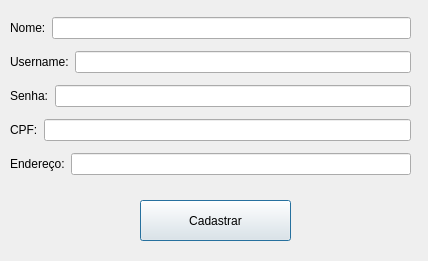
<?xml version="1.0" encoding="UTF-8"?>
<ui version="4.0">
 <class>cadastroCliente</class>
 <widget class="QDialog" name="cadastroCliente">
  <property name="geometry">
   <rect>
    <x>0</x>
    <y>0</y>
    <width>428</width>
    <height>261</height>
   </rect>
  </property>
  <property name="windowTitle">
   <string>Dialog</string>
  </property>
  <widget class="QPushButton" name="btn_cadastrar">
   <property name="geometry">
    <rect>
     <x>140</x>
     <y>200</y>
     <width>151</width>
     <height>41</height>
    </rect>
   </property>
   <property name="text">
    <string>Cadastrar</string>
   </property>
  </widget>
  <widget class="QWidget" name="">
   <property name="geometry">
    <rect>
     <x>10</x>
     <y>11</y>
     <width>401</width>
     <height>170</height>
    </rect>
   </property>
   <layout class="QVBoxLayout" name="verticalLayout">
    <item>
     <layout class="QHBoxLayout" name="horizontalLayout_4">
      <item>
       <widget class="QLabel" name="label">
        <property name="text">
         <string>Nome:</string>
        </property>
       </widget>
      </item>
      <item>
       <widget class="QLineEdit" name="txt_nome"/>
      </item>
     </layout>
    </item>
    <item>
     <layout class="QHBoxLayout" name="horizontalLayout_3">
      <item>
       <widget class="QLabel" name="label_2">
        <property name="text">
         <string>Username:</string>
        </property>
       </widget>
      </item>
      <item>
       <widget class="QLineEdit" name="txt_username"/>
      </item>
     </layout>
    </item>
    <item>
     <layout class="QHBoxLayout" name="horizontalLayout_2">
      <item>
       <widget class="QLabel" name="label_3">
        <property name="text">
         <string>Senha:</string>
        </property>
       </widget>
      </item>
      <item>
       <widget class="QLineEdit" name="txt_senha">
        <property name="echoMode">
         <enum>QLineEdit::Password</enum>
        </property>
       </widget>
      </item>
     </layout>
    </item>
    <item>
     <layout class="QHBoxLayout" name="horizontalLayout">
      <item>
       <widget class="QLabel" name="label_5">
        <property name="text">
         <string>CPF:</string>
        </property>
       </widget>
      </item>
      <item>
       <widget class="QLineEdit" name="txt_cpf">
        <property name="text">
         <string/>
        </property>
        <property name="echoMode">
         <enum>QLineEdit::Normal</enum>
        </property>
       </widget>
      </item>
     </layout>
    </item>
    <item>
     <layout class="QHBoxLayout" name="horizontalLayout_5">
      <item>
       <widget class="QLabel" name="label_4">
        <property name="text">
         <string>Endereço:</string>
        </property>
       </widget>
      </item>
      <item>
       <widget class="QLineEdit" name="txt_endereco"/>
      </item>
     </layout>
    </item>
   </layout>
  </widget>
 </widget>
 <resources/>
 <connections/>
</ui>
